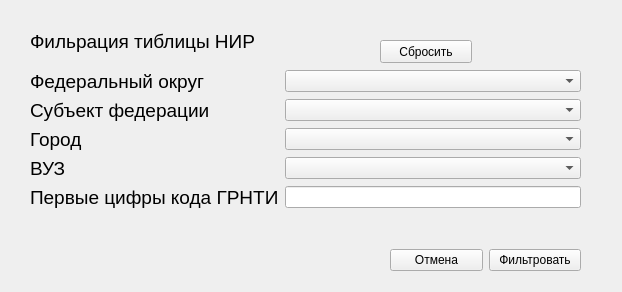
<?xml version="1.0" encoding="UTF-8"?>
<ui version="4.0">
 <class>Form</class>
 <widget class="QWidget" name="Form">
  <property name="geometry">
   <rect>
    <x>0</x>
    <y>0</y>
    <width>622</width>
    <height>292</height>
   </rect>
  </property>
  <property name="windowTitle">
   <string>Form</string>
  </property>
  <widget class="QWidget" name="formLayoutWidget">
   <property name="geometry">
    <rect>
     <x>30</x>
     <y>70</y>
     <width>551</width>
     <height>141</height>
    </rect>
   </property>
   <layout class="QFormLayout" name="formLayout">
    <item row="0" column="0">
     <widget class="QLabel" name="label_2">
      <property name="font">
       <font>
        <pointsize>14</pointsize>
       </font>
      </property>
      <property name="text">
       <string>Федеральный округ</string>
      </property>
     </widget>
    </item>
    <item row="0" column="1">
     <widget class="QComboBox" name="comboBox_2">
      <property name="styleSheet">
       <string notr="true"/>
      </property>
     </widget>
    </item>
    <item row="1" column="0">
     <widget class="QLabel" name="label_3">
      <property name="font">
       <font>
        <pointsize>14</pointsize>
       </font>
      </property>
      <property name="text">
       <string>Субъект федерации</string>
      </property>
     </widget>
    </item>
    <item row="2" column="0">
     <widget class="QLabel" name="label_4">
      <property name="font">
       <font>
        <pointsize>14</pointsize>
       </font>
      </property>
      <property name="text">
       <string>Город</string>
      </property>
     </widget>
    </item>
    <item row="1" column="1">
     <widget class="QComboBox" name="comboBox_3"/>
    </item>
    <item row="2" column="1">
     <widget class="QComboBox" name="comboBox_4"/>
    </item>
    <item row="3" column="0">
     <widget class="QLabel" name="label_5">
      <property name="font">
       <font>
        <pointsize>14</pointsize>
       </font>
      </property>
      <property name="text">
       <string>ВУЗ</string>
      </property>
     </widget>
    </item>
    <item row="3" column="1">
     <widget class="QComboBox" name="comboBox_5"/>
    </item>
    <item row="4" column="0">
     <widget class="QLabel" name="label_6">
      <property name="font">
       <font>
        <pointsize>14</pointsize>
       </font>
      </property>
      <property name="text">
       <string>Первые цифры кода ГРНТИ</string>
      </property>
     </widget>
    </item>
    <item row="4" column="1">
     <widget class="QLineEdit" name="lineEdit">
      <property name="enabled">
       <bool>true</bool>
      </property>
      <property name="minimumSize">
       <size>
        <width>0</width>
        <height>0</height>
       </size>
      </property>
     </widget>
    </item>
   </layout>
  </widget>
  <widget class="QWidget" name="horizontalLayoutWidget_10">
   <property name="geometry">
    <rect>
     <x>390</x>
     <y>240</y>
     <width>191</width>
     <height>41</height>
    </rect>
   </property>
   <layout class="QHBoxLayout" name="horizontalLayout_10">
    <item>
     <widget class="QPushButton" name="pushButton_3">
      <property name="text">
       <string>Отмена</string>
      </property>
     </widget>
    </item>
    <item>
     <widget class="QPushButton" name="pushButton_2">
      <property name="text">
       <string>Фильтровать</string>
      </property>
     </widget>
    </item>
   </layout>
  </widget>
  <widget class="QLabel" name="label_7">
   <property name="geometry">
    <rect>
     <x>30</x>
     <y>30</y>
     <width>271</width>
     <height>23</height>
    </rect>
   </property>
   <property name="font">
    <font>
     <pointsize>14</pointsize>
    </font>
   </property>
   <property name="text">
    <string>Фильрация тиблицы НИР</string>
   </property>
  </widget>
  <widget class="QPushButton" name="pushButton_4">
   <property name="geometry">
    <rect>
     <x>380</x>
     <y>40</y>
     <width>92</width>
     <height>23</height>
    </rect>
   </property>
   <property name="text">
    <string>Сбросить</string>
   </property>
  </widget>
 </widget>
 <resources/>
 <connections/>
</ui>
